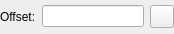
<?xml version="1.0" encoding="UTF-8"?>
<ui version="4.0">
 <class>LC_CenterLineOptionsWidget</class>
 <widget class="QWidget" name="LC_CenterLineOptionsWidget">
  <property name="geometry">
   <rect>
    <x>0</x>
    <y>0</y>
    <width>174</width>
    <height>34</height>
   </rect>
  </property>
  <property name="windowTitle">
   <string>Form</string>
  </property>
  <layout class="QGridLayout" name="gridLayout">
   <property name="leftMargin">
    <number>0</number>
   </property>
   <property name="topMargin">
    <number>1</number>
   </property>
   <property name="rightMargin">
    <number>0</number>
   </property>
   <property name="bottomMargin">
    <number>1</number>
   </property>
   <item row="0" column="0">
    <widget class="QLabel" name="label">
     <property name="text">
      <string>Offset:</string>
     </property>
    </widget>
   </item>
   <item row="0" column="1">
    <widget class="QLineEdit" name="leOffset">
     <property name="toolTip">
      <string>Offset of line's length from original lines </string>
     </property>
    </widget>
   </item>
   <item row="0" column="2">
    <widget class="QToolButton" name="tbPickOffset">
     <property name="toolTip">
      <string>Pick offset from drawing</string>
     </property>
     <property name="text">
      <string/>
     </property>
     <property name="icon">
      <iconset resource="../../../../res/icons/icons.qrc">
       <normaloff>:/icons/interactive_pick_distance.lci</normaloff>:/icons/interactive_pick_distance.lci</iconset>
     </property>
    </widget>
   </item>
  </layout>
 </widget>
 <resources>
  <include location="../../../../res/icons/icons.qrc"/>
 </resources>
 <connections/>
</ui>
